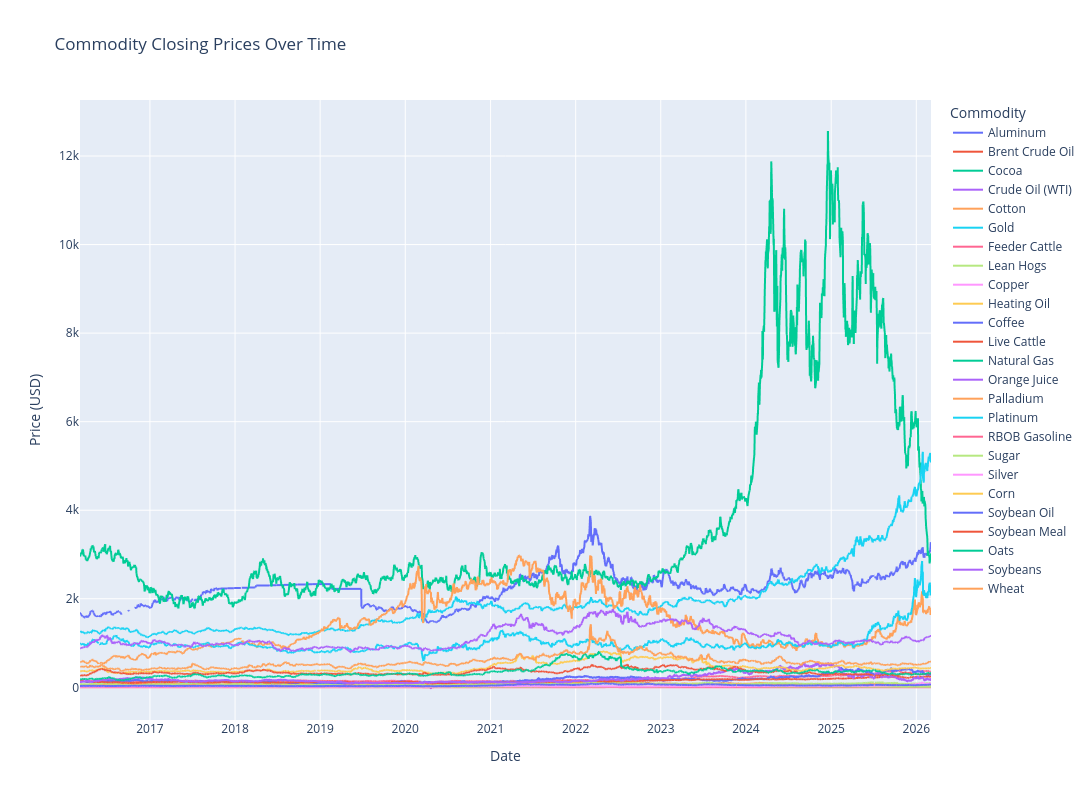

The cell this chart's notebook holds for it:
### Markdown cell above
## Plotly Visualization of Commodities Over Time

### Code cell
# Prepare the data
df_long = df.reset_index().melt(id_vars='Date', var_name='Ticker', value_name='Close')

# Map the tickers to their full names for better readability in the plot
df_long['Ticker Name'] = df_long['Ticker'].map(commodities).fillna(df_long['Ticker'])

# Plot
fig = px.line(
    df_long,
    x='Date',
    y='Close',
    color='Ticker Name', # Use the clear names here
    title='Commodity Closing Prices Over Time',
    labels={'Close': 'Price (USD)', 'Ticker Name': 'Commodity'},
    width=1200,
    height=800
)

# Show plot
fig.show()

# Save the plot as html file
fig.write_html("commodity_prices.html")

### Figure 1 — Plotly figure (JSON) as saved in the notebook; plotly's stock layout.template omitted (floating-point values rounded to 4 significant figures; data arrays with more than 128 entries replaced by an {"elided": "..."} marker saying what was removed)
{"data": [{"hovertemplate": "Commodity=Aluminum<br>Date=%{x}<br>Price (USD)=%{y}<extra></extra>", "legendgroup": "Aluminum", "line": {"color": "#636efa", "dash": "solid"}, "marker": {"symbol": "circle"}, "mode": "lines", "name": "Aluminum", "showlegend": true, "type": "scattergl", "x": {"elided": "2515 str values"}, "xaxis": "x", "y": {"elided": "2515 float values"}, "yaxis": "y"}, {"hovertemplate": "Commodity=Brent Crude Oil<br>Date=%{x}<br>Price (USD)=%{y}<extra></extra>", "legendgroup": "Brent Crude Oil", "line": {"color": "#EF553B", "dash": "solid"}, "marker": {"symbol": "circle"}, "mode": "lines", "name": "Brent Crude Oil", "showlegend": true, "type": "scattergl", "x": {"elided": "2515 str values"}, "xaxis": "x", "y": {"elided": "2515 float values"}, "yaxis": "y"}, {"hovertemplate": "Commodity=Cocoa<br>Date=%{x}<br>Price (USD)=%{y}<extra></extra>", "legendgroup": "Cocoa", "line": {"color": "#00cc96", "dash": "solid"}, "marker": {"symbol": "circle"}, "mode": "lines", "name": "Cocoa", "showlegend": true, "type": "scattergl", "x": {"elided": "2515 str values"}, "xaxis": "x", "y": {"elided": "2515 int values"}, "yaxis": "y"}, {"hovertemplate": "Commodity=Crude Oil (WTI)<br>Date=%{x}<br>Price (USD)=%{y}<extra></extra>", "legendgroup": "Crude Oil (WTI)", "line": {"color": "#ab63fa", "dash": "solid"}, "marker": {"symbol": "circle"}, "mode": "lines", "name": "Crude Oil (WTI)", "showlegend": true, "type": "scattergl", "x": {"elided": "2515 str values"}, "xaxis": "x", "y": {"elided": "2515 float values"}, "yaxis": "y"}, {"hovertemplate": "Commodity=Cotton<br>Date=%{x}<br>Price (USD)=%{y}<extra></extra>", "legendgroup": "Cotton", "line": {"color": "#FFA15A", "dash": "solid"}, "marker": {"symbol": "circle"}, "mode": "lines", "name": "Cotton", "showlegend": true, "type": "scattergl", "x": {"elided": "2515 str values"}, "xaxis": "x", "y": {"elided": "2515 float values"}, "yaxis": "y"}, {"hovertemplate": "Commodity=Gold<br>Date=%{x}<br>Price (USD)=%{y}<extra></extra>", "legendgroup": "Gold", "line": {"color": "#19d3f3", "dash": "solid"}, "marker": {"symbol": "circle"}, "mode": "lines", "name": "Gold", "showlegend": true, "type": "scattergl", "x": {"elided": "2515 str values"}, "xaxis": "x", "y": {"elided": "2515 float values"}, "yaxis": "y"}, {"hovertemplate": "Commodity=Feeder Cattle<br>Date=%{x}<br>Price (USD)=%{y}<extra></extra>", "legendgroup": "Feeder Cattle", "line": {"color": "#FF6692", "dash": "solid"}, "marker": {"symbol": "circle"}, "mode": "lines", "name": "Feeder Cattle", "showlegend": true, "type": "scattergl", "x": {"elided": "2515 str values"}, "xaxis": "x", "y": {"elided": "2515 float values"}, "yaxis": "y"}, {"hovertemplate": "Commodity=Lean Hogs<br>Date=%{x}<br>Price (USD)=%{y}<extra></extra>", "legendgroup": "Lean Hogs", "line": {"color": "#B6E880", "dash": "solid"}, "marker": {"symbol": "circle"}, "mode": "lines", "name": "Lean Hogs", "showlegend": true, "type": "scattergl", "x": {"elided": "2515 str values"}, "xaxis": "x", "y": {"elided": "2515 float values"}, "yaxis": "y"}, {"hovertemplate": "Commodity=Copper<br>Date=%{x}<br>Price (USD)=%{y}<extra></extra>", "legendgroup": "Copper", "line": {"color": "#FF97FF", "dash": "solid"}, "marker": {"symbol": "circle"}, "mode": "lines", "name": "Copper", "showlegend": true, "type": "scattergl", "x": {"elided": "2515 str values"}, "xaxis": "x", "y": {"elided": "2515 float values"}, "yaxis": "y"}, {"hovertemplate": "Commodity=Heating Oil<br>Date=%{x}<br>Price (USD)=%{y}<extra></extra>", "legendgroup": "Heating Oil", "line": {"color": "#FECB52", "dash": "solid"}, "marker": {"symbol": "circle"}, "mode": "lines", "name": "Heating Oil", "showlegend": true, "type": "scattergl", "x": {"elided": "2515 str values"}, "xaxis": "x", "y": {"elided": "2515 float values"}, "yaxis": "y"}, {"hovertemplate": "Commodity=Coffee<br>Date=%{x}<br>Price (USD)=%{y}<extra></extra>", "legendgroup": "Coffee", "line": {"color": "#636efa", "dash": "solid"}, "marker": {"symbol": "circle"}, "mode": "lines", "name": "Coffee", "showlegend": true, "type": "scattergl", "x": {"elided": "2515 str values"}, "xaxis": "x", "y": {"elided": "2515 float values"}, "yaxis": "y"}, {"hovertemplate": "Commodity=Live Cattle<br>Date=%{x}<br>Price (USD)=%{y}<extra></extra>", "legendgroup": "Live Cattle", "line": {"color": "#EF553B", "dash": "solid"}, "marker": {"symbol": "circle"}, "mode": "lines", "name": "Live Cattle", "showlegend": true, "type": "scattergl", "x": {"elided": "2515 str values"}, "xaxis": "x", "y": {"elided": "2515 float values"}, "yaxis": "y"}, {"hovertemplate": "Commodity=Natural Gas<br>Date=%{x}<br>Price (USD)=%{y}<extra></extra>", "legendgroup": "Natural Gas", "line": {"color": "#00cc96", "dash": "solid"}, "marker": {"symbol": "circle"}, "mode": "lines", "name": "Natural Gas", "showlegend": true, "type": "scattergl", "x": {"elided": "2515 str values"}, "xaxis": "x", "y": {"elided": "2515 float values"}, "yaxis": "y"}, {"hovertemplate": "Commodity=Orange Juice<br>Date=%{x}<br>Price (USD)=%{y}<extra></extra>", "legendgroup": "Orange Juice", "line": {"color": "#ab63fa", "dash": "solid"}, "marker": {"symbol": "circle"}, "mode": "lines", "name": "Orange Juice", "showlegend": true, "type": "scattergl", "x": {"elided": "2515 str values"}, "xaxis": "x", "y": {"elided": "2515 float values"}, "yaxis": "y"}, {"hovertemplate": "Commodity=Palladium<br>Date=%{x}<br>Price (USD)=%{y}<extra></extra>", "legendgroup": "Palladium", "line": {"color": "#FFA15A", "dash": "solid"}, "marker": {"symbol": "circle"}, "mode": "lines", "name": "Palladium", "showlegend": true, "type": "scattergl", "x": {"elided": "2515 str values"}, "xaxis": "x", "y": {"elided": "2515 float values"}, "yaxis": "y"}, {"hovertemplate": "Commodity=Platinum<br>Date=%{x}<br>Price (USD)=%{y}<extra></extra>", "legendgroup": "Platinum", "line": {"color": "#19d3f3", "dash": "solid"}, "marker": {"symbol": "circle"}, "mode": "lines", "name": "Platinum", "showlegend": true, "type": "scattergl", "x": {"elided": "2515 str values"}, "xaxis": "x", "y": {"elided": "2515 float values"}, "yaxis": "y"}, {"hovertemplate": "Commodity=RBOB Gasoline<br>Date=%{x}<br>Price (USD)=%{y}<extra></extra>", "legendgroup": "RBOB Gasoline", "line": {"color": "#FF6692", "dash": "solid"}, "marker": {"symbol": "circle"}, "mode": "lines", "name": "RBOB Gasoline", "showlegend": true, "type": "scattergl", "x": {"elided": "2515 str values"}, "xaxis": "x", "y": {"elided": "2515 float values"}, "yaxis": "y"}, {"hovertemplate": "Commodity=Sugar<br>Date=%{x}<br>Price (USD)=%{y}<extra></extra>", "legendgroup": "Sugar", "line": {"color": "#B6E880", "dash": "solid"}, "marker": {"symbol": "circle"}, "mode": "lines", "name": "Sugar", "showlegend": true, "type": "scattergl", "x": {"elided": "2515 str values"}, "xaxis": "x", "y": {"elided": "2515 float values"}, "yaxis": "y"}, {"hovertemplate": "Commodity=Silver<br>Date=%{x}<br>Price (USD)=%{y}<extra></extra>", "legendgroup": "Silver", "line": {"color": "#FF97FF", "dash": "solid"}, "marker": {"symbol": "circle"}, "mode": "lines", "name": "Silver", "showlegend": true, "type": "scattergl", "x": {"elided": "2515 str values"}, "xaxis": "x", "y": {"elided": "2515 float values"}, "yaxis": "y"}, {"hovertemplate": "Commodity=Corn<br>Date=%{x}<br>Price (USD)=%{y}<extra></extra>", "legendgroup": "Corn", "line": {"color": "#FECB52", "dash": "solid"}, "marker": {"symbol": "circle"}, "mode": "lines", "name": "Corn", "showlegend": true, "type": "scattergl", "x": {"elided": "2515 str values"}, "xaxis": "x", "y": {"elided": "2515 float values"}, "yaxis": "y"}, {"hovertemplate": "Commodity=Soybean Oil<br>Date=%{x}<br>Price (USD)=%{y}<extra></extra>", "legendgroup": "Soybean Oil", "line": {"color": "#636efa", "dash": "solid"}, "marker": {"symbol": "circle"}, "mode": "lines", "name": "Soybean Oil", "showlegend": true, "type": "scattergl", "x": {"elided": "2515 str values"}, "xaxis": "x", "y": {"elided": "2515 float values"}, "yaxis": "y"}, {"hovertemplate": "Commodity=Soybean Meal<br>Date=%{x}<br>Price (USD)=%{y}<extra></extra>", "legendgroup": "Soybean Meal", "line": {"color": "#EF553B", "dash": "solid"}, "marker": {"symbol": "circle"}, "mode": "lines", "name": "Soybean Meal", "showlegend": true, "type": "scattergl", "x": {"elided": "2515 str values"}, "xaxis": "x", "y": {"elided": "2515 float values"}, "yaxis": "y"}, {"hovertemplate": "Commodity=Oats<br>Date=%{x}<br>Price (USD)=%{y}<extra></extra>", "legendgroup": "Oats", "line": {"color": "#00cc96", "dash": "solid"}, "marker": {"symbol": "circle"}, "mode": "lines", "name": "Oats", "showlegend": true, "type": "scattergl", "x": {"elided": "2515 str values"}, "xaxis": "x", "y": {"elided": "2515 float values"}, "yaxis": "y"}, {"hovertemplate": "Commodity=Soybeans<br>Date=%{x}<br>Price (USD)=%{y}<extra></extra>", "legendgroup": "Soybeans", "line": {"color": "#ab63fa", "dash": "solid"}, "marker": {"symbol": "circle"}, "mode": "lines", "name": "Soybeans", "showlegend": true, "type": "scattergl", "x": {"elided": "2515 str values"}, "xaxis": "x", "y": {"elided": "2515 float values"}, "yaxis": "y"}, {"hovertemplate": "Commodity=Wheat<br>Date=%{x}<br>Price (USD)=%{y}<extra></extra>", "legendgroup": "Wheat", "line": {"color": "#FFA15A", "dash": "solid"}, "marker": {"symbol": "circle"}, "mode": "lines", "name": "Wheat", "showlegend": true, "type": "scattergl", "x": {"elided": "2515 str values"}, "xaxis": "x", "y": {"elided": "2515 float values"}, "yaxis": "y"}], "layout": {"height": 800, "legend": {"title": {"text": "Commodity"}, "tracegroupgap": 0}, "title": {"text": "Commodity Closing Prices Over Time"}, "width": 1200, "xaxis": {"anchor": "y", "domain": [0, 1], "title": {"text": "Date"}}, "yaxis": {"anchor": "x", "domain": [0, 1], "title": {"text": "Price (USD)"}}}}
